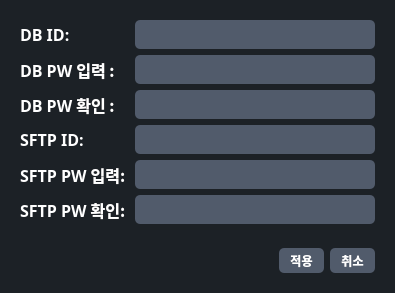
<?xml version="1.0" encoding="UTF-8"?>
<ui version="4.0">
 <class>Dialog</class>
 <widget class="QDialog" name="Dialog">
  <property name="geometry">
   <rect>
    <x>0</x>
    <y>0</y>
    <width>395</width>
    <height>277</height>
   </rect>
  </property>
  <property name="windowTitle">
   <string>계정관리자</string>
  </property>
  <property name="styleSheet">
   <string notr="true">background-color:rgb(28, 33, 38)</string>
  </property>
  <layout class="QVBoxLayout" name="verticalLayout" stretch="1,0">
   <item>
    <widget class="QWidget" name="container1" native="true">
     <layout class="QGridLayout" name="gridLayout">
      <item row="1" column="2">
       <widget class="QLineEdit" name="db_id">
        <property name="sizePolicy">
         <sizepolicy hsizetype="Expanding" vsizetype="Preferred">
          <horstretch>0</horstretch>
          <verstretch>0</verstretch>
         </sizepolicy>
        </property>
        <property name="font">
         <font>
          <family>맑은 고딕</family>
          <pointsize>14</pointsize>
          <weight>75</weight>
          <bold>true</bold>
         </font>
        </property>
        <property name="styleSheet">
         <string notr="true">border : 0px solid white; 
color : white;
background-color : rgb(81,91,107);
border-radius : 5px;</string>
        </property>
        <property name="text">
         <string/>
        </property>
       </widget>
      </item>
      <item row="4" column="2">
       <widget class="QLineEdit" name="sftp_id">
        <property name="sizePolicy">
         <sizepolicy hsizetype="Expanding" vsizetype="Preferred">
          <horstretch>0</horstretch>
          <verstretch>0</verstretch>
         </sizepolicy>
        </property>
        <property name="font">
         <font>
          <family>맑은 고딕</family>
          <pointsize>14</pointsize>
          <weight>75</weight>
          <bold>true</bold>
         </font>
        </property>
        <property name="styleSheet">
         <string notr="true">border : 0px solid white; 
color : white;
background-color : rgb(81,91,107);
border-radius : 5px;</string>
        </property>
        <property name="text">
         <string/>
        </property>
       </widget>
      </item>
      <item row="1" column="0">
       <widget class="QLabel" name="db_id_label">
        <property name="minimumSize">
         <size>
          <width>80</width>
          <height>0</height>
         </size>
        </property>
        <property name="font">
         <font>
          <family>맑은 고딕</family>
          <pointsize>12</pointsize>
          <weight>75</weight>
          <bold>true</bold>
         </font>
        </property>
        <property name="styleSheet">
         <string notr="true">color : white; 
border : 1px soild white;</string>
        </property>
        <property name="text">
         <string>DB ID: </string>
        </property>
       </widget>
      </item>
      <item row="2" column="0">
       <widget class="QLabel" name="db_pw1_label">
        <property name="minimumSize">
         <size>
          <width>80</width>
          <height>0</height>
         </size>
        </property>
        <property name="font">
         <font>
          <family>맑은 고딕</family>
          <pointsize>12</pointsize>
          <weight>75</weight>
          <bold>true</bold>
         </font>
        </property>
        <property name="styleSheet">
         <string notr="true">color : white;</string>
        </property>
        <property name="text">
         <string>DB PW 입력 : </string>
        </property>
       </widget>
      </item>
      <item row="4" column="0">
       <widget class="QLabel" name="sftp_id_label">
        <property name="minimumSize">
         <size>
          <width>80</width>
          <height>0</height>
         </size>
        </property>
        <property name="font">
         <font>
          <family>맑은 고딕</family>
          <pointsize>12</pointsize>
          <weight>75</weight>
          <bold>true</bold>
         </font>
        </property>
        <property name="styleSheet">
         <string notr="true">color : white; 
border : 1px soild white;</string>
        </property>
        <property name="text">
         <string>SFTP ID: </string>
        </property>
       </widget>
      </item>
      <item row="6" column="0">
       <widget class="QLabel" name="sftp_pw2_label">
        <property name="minimumSize">
         <size>
          <width>80</width>
          <height>0</height>
         </size>
        </property>
        <property name="font">
         <font>
          <family>맑은 고딕</family>
          <pointsize>12</pointsize>
          <weight>75</weight>
          <bold>true</bold>
         </font>
        </property>
        <property name="styleSheet">
         <string notr="true">color : white;</string>
        </property>
        <property name="text">
         <string>SFTP PW 확인: </string>
        </property>
       </widget>
      </item>
      <item row="5" column="0">
       <widget class="QLabel" name="sftp_pw1_label">
        <property name="minimumSize">
         <size>
          <width>80</width>
          <height>0</height>
         </size>
        </property>
        <property name="font">
         <font>
          <family>맑은 고딕</family>
          <pointsize>12</pointsize>
          <weight>75</weight>
          <bold>true</bold>
         </font>
        </property>
        <property name="styleSheet">
         <string notr="true">color : white;</string>
        </property>
        <property name="text">
         <string>SFTP PW 입력: </string>
        </property>
       </widget>
      </item>
      <item row="3" column="2">
       <widget class="QLineEdit" name="db_pw2">
        <property name="sizePolicy">
         <sizepolicy hsizetype="Expanding" vsizetype="Preferred">
          <horstretch>0</horstretch>
          <verstretch>0</verstretch>
         </sizepolicy>
        </property>
        <property name="font">
         <font>
          <family>맑은 고딕</family>
          <pointsize>14</pointsize>
          <weight>75</weight>
          <bold>true</bold>
         </font>
        </property>
        <property name="styleSheet">
         <string notr="true">border : 0px solid white; 
color : white;
background-color : rgb(81,91,107);
border-radius : 5px;</string>
        </property>
        <property name="text">
         <string/>
        </property>
       </widget>
      </item>
      <item row="2" column="2">
       <widget class="QLineEdit" name="db_pw1">
        <property name="sizePolicy">
         <sizepolicy hsizetype="Expanding" vsizetype="Preferred">
          <horstretch>0</horstretch>
          <verstretch>0</verstretch>
         </sizepolicy>
        </property>
        <property name="font">
         <font>
          <family>맑은 고딕</family>
          <pointsize>14</pointsize>
          <weight>75</weight>
          <bold>true</bold>
         </font>
        </property>
        <property name="styleSheet">
         <string notr="true">border : 0px solid white; 
color : white;
background-color : rgb(81,91,107);
border-radius : 5px;</string>
        </property>
        <property name="text">
         <string/>
        </property>
       </widget>
      </item>
      <item row="3" column="0">
       <widget class="QLabel" name="db_pw2_label">
        <property name="minimumSize">
         <size>
          <width>80</width>
          <height>0</height>
         </size>
        </property>
        <property name="font">
         <font>
          <family>맑은 고딕</family>
          <pointsize>12</pointsize>
          <weight>75</weight>
          <bold>true</bold>
         </font>
        </property>
        <property name="styleSheet">
         <string notr="true">color : white;</string>
        </property>
        <property name="text">
         <string>DB PW 확인 : </string>
        </property>
       </widget>
      </item>
      <item row="6" column="2">
       <widget class="QLineEdit" name="sftp_pw2">
        <property name="sizePolicy">
         <sizepolicy hsizetype="Expanding" vsizetype="Preferred">
          <horstretch>0</horstretch>
          <verstretch>0</verstretch>
         </sizepolicy>
        </property>
        <property name="font">
         <font>
          <family>맑은 고딕</family>
          <pointsize>14</pointsize>
          <weight>75</weight>
          <bold>true</bold>
         </font>
        </property>
        <property name="styleSheet">
         <string notr="true">border : 0px solid white; 
color : white;
background-color : rgb(81,91,107);
border-radius : 5px;</string>
        </property>
        <property name="text">
         <string/>
        </property>
       </widget>
      </item>
      <item row="5" column="2">
       <widget class="QLineEdit" name="sftp_pw1">
        <property name="sizePolicy">
         <sizepolicy hsizetype="Expanding" vsizetype="Preferred">
          <horstretch>0</horstretch>
          <verstretch>0</verstretch>
         </sizepolicy>
        </property>
        <property name="font">
         <font>
          <family>맑은 고딕</family>
          <pointsize>14</pointsize>
          <weight>75</weight>
          <bold>true</bold>
         </font>
        </property>
        <property name="styleSheet">
         <string notr="true">border : 0px solid white; 
color : white;
background-color : rgb(81,91,107);
border-radius : 5px;</string>
        </property>
        <property name="text">
         <string/>
        </property>
       </widget>
      </item>
     </layout>
    </widget>
   </item>
   <item>
    <widget class="QWidget" name="container2" native="true">
     <property name="sizePolicy">
      <sizepolicy hsizetype="Minimum" vsizetype="Minimum">
       <horstretch>0</horstretch>
       <verstretch>0</verstretch>
      </sizepolicy>
     </property>
     <property name="styleSheet">
      <string notr="true"/>
     </property>
     <layout class="QHBoxLayout" name="horizontalLayout" stretch="1,0,0">
      <item>
       <widget class="QWidget" name="spacer" native="true">
        <property name="sizePolicy">
         <sizepolicy hsizetype="Minimum" vsizetype="Minimum">
          <horstretch>0</horstretch>
          <verstretch>0</verstretch>
         </sizepolicy>
        </property>
       </widget>
      </item>
      <item>
       <widget class="QPushButton" name="accept_btn">
        <property name="sizePolicy">
         <sizepolicy hsizetype="Minimum" vsizetype="Minimum">
          <horstretch>0</horstretch>
          <verstretch>0</verstretch>
         </sizepolicy>
        </property>
        <property name="minimumSize">
         <size>
          <width>45</width>
          <height>25</height>
         </size>
        </property>
        <property name="maximumSize">
         <size>
          <width>45</width>
          <height>25</height>
         </size>
        </property>
        <property name="font">
         <font>
          <family>맑은 고딕</family>
          <pointsize>9</pointsize>
          <weight>75</weight>
          <bold>true</bold>
         </font>
        </property>
        <property name="cursor">
         <cursorShape>PointingHandCursor</cursorShape>
        </property>
        <property name="styleSheet">
         <string notr="true">border : 0px solid white; 
color : white;
background-color : rgb(81,91,107);
border-radius : 5px;</string>
        </property>
        <property name="text">
         <string>적용</string>
        </property>
       </widget>
      </item>
      <item>
       <widget class="QPushButton" name="cancel_btn">
        <property name="sizePolicy">
         <sizepolicy hsizetype="Minimum" vsizetype="Minimum">
          <horstretch>0</horstretch>
          <verstretch>0</verstretch>
         </sizepolicy>
        </property>
        <property name="minimumSize">
         <size>
          <width>45</width>
          <height>25</height>
         </size>
        </property>
        <property name="maximumSize">
         <size>
          <width>45</width>
          <height>25</height>
         </size>
        </property>
        <property name="font">
         <font>
          <family>맑은 고딕</family>
          <weight>75</weight>
          <bold>true</bold>
         </font>
        </property>
        <property name="cursor">
         <cursorShape>PointingHandCursor</cursorShape>
        </property>
        <property name="styleSheet">
         <string notr="true">border : 0px solid white; 
color : white;
background-color : rgb(81,91,107);
border-radius : 5px;</string>
        </property>
        <property name="text">
         <string>취소</string>
        </property>
       </widget>
      </item>
     </layout>
    </widget>
   </item>
  </layout>
 </widget>
 <resources/>
 <connections/>
</ui>
